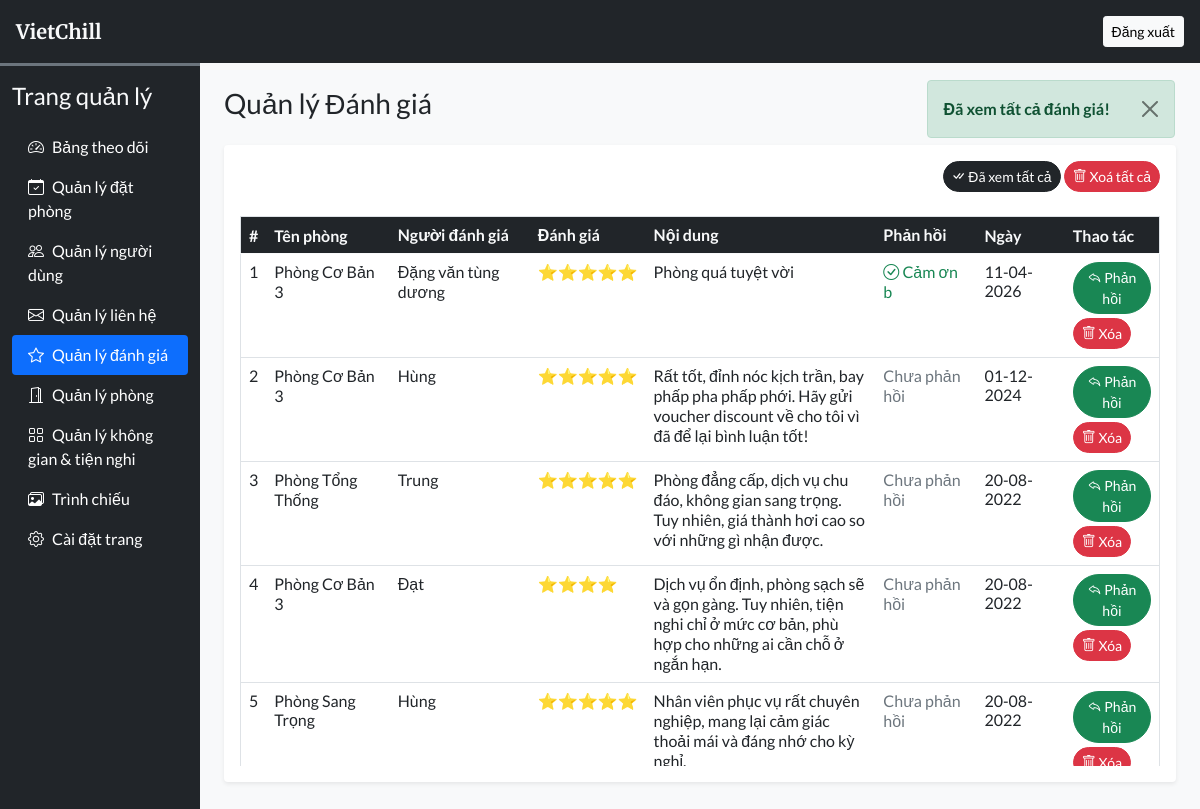
The page /admin/rate_review.php?seen=all (signed in) on the database its author committed.
### tables this page shows
CREATE TABLE `rating_review` (
  `sr_no` int(11) NOT NULL,
  `booking_id` int(11) NOT NULL,
  `room_id` int(11) NOT NULL,
  `user_id` int(11) NOT NULL,
  `rating` int(11) NOT NULL,
  `review` varchar(200) NOT NULL,
  `admin_reply` varchar(500) DEFAULT NULL,
  `seen` int(11) NOT NULL DEFAULT 0,
  `datentime` datetime NOT NULL DEFAULT current_timestamp()
);

CREATE TABLE `rooms` (
  `id` int(11) NOT NULL,
  `name` varchar(150) NOT NULL,
  `area` int(11) NOT NULL,
  `price` int(11) NOT NULL,
  `quantity` int(11) NOT NULL,
  `adult` int(11) NOT NULL,
  `children` int(11) NOT NULL,
  `description` varchar(350) NOT NULL,
  `status` tinyint(4) NOT NULL DEFAULT 1,
  `removed` int(11) NOT NULL DEFAULT 0
);

CREATE TABLE `user_cred` (
  `id` int(11) NOT NULL,
  `name` varchar(100) NOT NULL,
  `email` varchar(150) NOT NULL,
  `address` varchar(120) NOT NULL,
  `phonenum` varchar(100) NOT NULL,
  `pincode` int(11) NOT NULL,
  `dob` date NOT NULL,
  `profile` varchar(100) NOT NULL DEFAULT 'chill-guy.png',
  `password` varchar(200) NOT NULL,
  `is_verified` int(11) NOT NULL DEFAULT 0,
  `token` varchar(200) DEFAULT NULL,
  `t_expire` date DEFAULT NULL,
  `status` int(11) NOT NULL DEFAULT 1,
  `datentime` datetime NOT NULL DEFAULT current_timestamp()
);

### admin/inc/db_config.php (called while the page is built, shortened)
<?php
  function filteration($data) {
    foreach($data as $key => $value){
      $value = trim($value);
      $value = htmlspecialchars($value);
      $value = stripslashes($value);
      $value = strip_tags($value);
      $data[$key] = $value;
    }
    return $data;
  }
  function update($sql, $values, $datatypes) {
    $con = $GLOBALS['con'];
    if($stmt = mysqli_prepare($con, $sql)){
      mysqli_stmt_bind_param($stmt, $datatypes, ...$values);
      if(mysqli_stmt_execute($stmt)){
        $res = mysqli_stmt_affected_rows($stmt);
        return $res;
      }
      else{
        mysqli_stmt_close($stmt);
        die("Query cannot be executed - Update");
      }
    }
    else{
      die("Query cannot be executed - Update");
    }
  }
?>

### admin/rate_review.php (the view, shortened to what this page needs)
<?php
  require('inc/essentials.php');
  require('inc/db_config.php');
  if(isset($_GET['seen'])){
    $frm_data = filteration($_GET);
    if($frm_data['seen']=='all'){
      $q = "UPDATE `rating_review` SET `seen`=?";
      if(update($q,[1],'i')){ alert('success','Đã xem tất cả đánh giá!'); }
      else{ alert('error','Thao tác thất bại!'); }
    } else {
      $q = "UPDATE `rating_review` SET `seen`=? WHERE `sr_no`=?";
      if(update($q,[1,$frm_data['seen']],'ii')){ alert('success','Đã xem đánh giá!'); }
      else{ alert('error','Thao tác thất bại!'); }
    }
  }
?>
<!DOCTYPE html>
<html lang="vi">
<head>
  <?php require('inc/links.php'); ?>
</head>
<body class="bg-light">
  <?php require('inc/header.php'); ?>
  <div class="container-fluid" id="main-content">
    <div class="row">
      <div class="col-lg-10 ms-auto p-4 overflow-hidden">
        <h3 class="mb-4">Quản lý Đánh giá</h3>
        <div class="card border-0 shadow-sm mb-4">
          <div class="card-body">
            <div class="text-end mb-4">
              <a href="?seen=all" class="btn btn-dark rounded-pill shadow-none btn-sm">
                <i class="bi bi-check-all"></i> Đã xem tất cả
              </a>
              <a href="?del=all" class="btn btn-danger rounded-pill shadow-none btn-sm" onclick="return confirm('Bạn có chắc chắn muốn xoá tất cả đánh giá?')">
                <i class="bi bi-trash"></i> Xoá tất cả
              </a>
            </div>
            <div class="table-responsive-md" style="height: 550px; overflow-y: scroll;">
              <table class="table table-hover border">
                <thead class="sticky-top">
                  <tr class="bg-dark text-light">
                    <th scope="col">#</th>
                    <th scope="col">Tên phòng</th>
                    <th scope="col">Người đánh giá</th>
                    <th scope="col">Đánh giá</th>
                    <th scope="col" width="25%">Nội dung</th>
                    <th scope="col">Phản hồi</th>
                    <th scope="col">Ngày</th>
                    <th scope="col">Thao tác</th>
                  </tr>
                </thead>
                <tbody>
                  <?php
                    $q = "SELECT rr.*,uc.name AS uname, r.name AS rname FROM `rating_review` rr
                      INNER JOIN `user_cred` uc ON rr.user_id = uc.id
                      INNER JOIN `rooms` r ON rr.room_id = r.id
                      ORDER BY `sr_no` DESC";
                    $data = mysqli_query($con,$q);
                    $i=1;
                    while($row = mysqli_fetch_assoc($data)){
                      $date = date('d-m-Y',strtotime($row['datentime']));
                      $stars = str_repeat('⭐', $row['rating']);
                      $reply_display = '';
                      if(!empty($row['admin_reply'])){
                        $reply_display = "<span class='text-success'><i class='bi bi-check-circle'></i> " . htmlspecialchars($row['admin_reply']) . "</span>";
                      } else {
                        $reply_display = "<span class='text-muted'>Chưa phản hồi</span>";
                      }
                      $actions = '';
                      $actions .= "<button class='btn btn-sm rounded-pill btn-success mb-1' data-bs-toggle='modal' data-bs-target='#replyModal' onclick=\"setReplyData($row[sr_no], '".addslashes($row['review'])."')\"><i class='bi bi-reply'></i> Phản hồi</button><br>";
                      $actions .= "<a href='?del=$row[sr_no]' class='btn btn-sm rounded-pill btn-danger' onclick=\"return confirm('Xác nhận xóa đánh giá này?')\"><i class='bi bi-trash'></i> Xóa</a>";
                      echo<<<query
                        <tr>
                          <td>$i</td>
                          <td>$row[rname]</td>
                          <td>$row[uname]</td>
                          <td>$stars</td>
                          <td>$row[review]</td>
                          <td>$reply_display</td>
                          <td>$date</td>
                          <td>$actions</td>
                        </tr>
                      query;
                      $i++;
                    }
                  ?>
                </tbody>
              </table>
            </div>
          </div>
        </div>
      </div>
    </div>
  </div>
</body>
</html>

### admin/css/common.css (style rules this page uses)
:root { --teal: #2ec1ac; --teal_hover: #279e8c; }
* { font-family: 'Lato', sans-serif; }

### rows shown on the page
rating_review: room.name "Phòng Cơ Bản 3", user.name "Đặng văn tùng dương", rating "⭐⭐⭐⭐⭐", review "Phòng quá tuyệt vời", admin_reply "Cảm ơn b", datentime "11-04-2026"
rating_review: room.name "Phòng Cơ Bản 3", user.name "Hùng", rating "⭐⭐⭐⭐⭐", review "Rất tốt, đỉnh nóc kịch trần, bay phấp pha phấp phới. Hãy gửi voucher discount về cho tôi vì đã để lại bình luận tốt!", shows "Chưa phản hồi", datentime "01-12-2024"
rating_review: room.name "Phòng Tổng Thống", user.name "Trung", rating "⭐⭐⭐⭐⭐", review "Phòng đẳng cấp, dịch vụ chu đáo, không gian sang trọng. Tuy nhiên, giá thành hơi cao so với những gì nhận được.", shows "Chưa phản hồi", datentime "20-08-2022"
rating_review: room.name "Phòng Cơ Bản 3", user.name "Đạt", rating "⭐⭐⭐⭐", review "Dịch vụ ổn định, phòng sạch sẽ và gọn gàng. Tuy nhiên, tiện nghi chỉ ở mức cơ bản, phù hợp cho những ai cần chỗ ở ngắn hạn.", shows "Chưa phản hồi", datentime "20-08-2022"
rating_review: room.name "Phòng Sang Trọng", user.name "Hùng", rating "⭐⭐⭐⭐⭐", review "Nhân viên phục vụ rất chuyên nghiệp, mang lại cảm giác thoải mái và đáng nhớ cho kỳ nghỉ.", shows "Chưa phản hồi", datentime "20-08-2022"

### other values the page prints
$msg "Đã xem tất cả đánh giá!"
